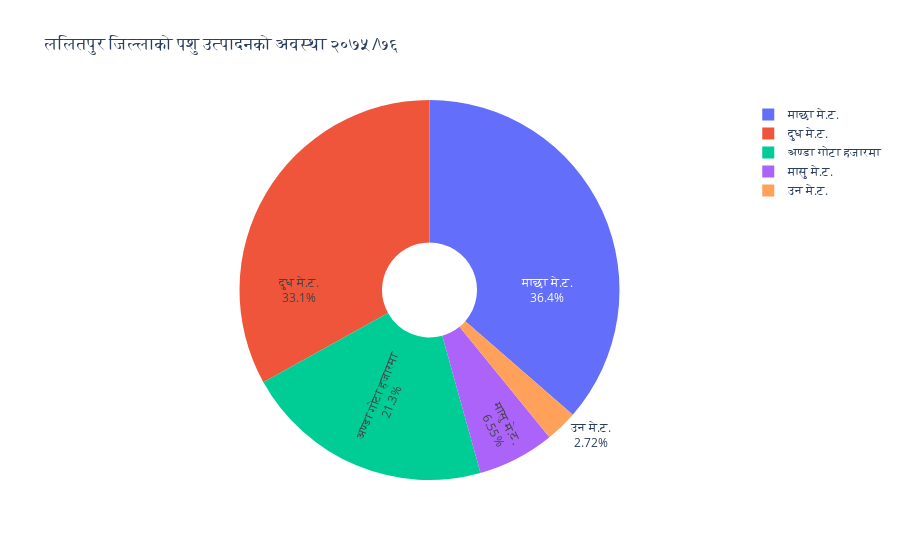

The cell this chart's notebook holds for it:
### Code cell
import plotly.graph_objects as go

labels = ['दुध मे.ट.','मासु मे.ट.','अण्डा गोटा हजारमा','उन मे.ट.','माछा मे.ट.']
values = [19627,3885,12619,1617,21605]
fig = go.Figure(data=[go.Pie(labels=labels, 
                             values=values, 
                             textinfo='label+percent',
                             insidetextorientation='radial',
                             hole=0.25,
                            )])
fig.update_layout(
                template='plotly',
                 title='ललितपुर जिल्लाको पशु उत्पादनको अवस्था २०७५/७६',)

fig.show()

### Figure 1 — Plotly figure (JSON) as saved in the notebook; plotly's stock layout.template omitted (floating-point values rounded to 4 significant figures)
{"data": [{"hole": 0.25, "insidetextorientation": "radial", "labels": ["दुध मे.ट.", "मासु मे.ट.", "अण्डा गोटा हजारमा", "उन मे.ट.", "माछा मे.ट."], "textinfo": "label+percent", "type": "pie", "values": [19627, 3885, 12619, 1617, 21605]}], "layout": {"title": {"text": "ललितपुर जिल्लाको पशु उत्पादनको अवस्था २०७५/७६"}}}
